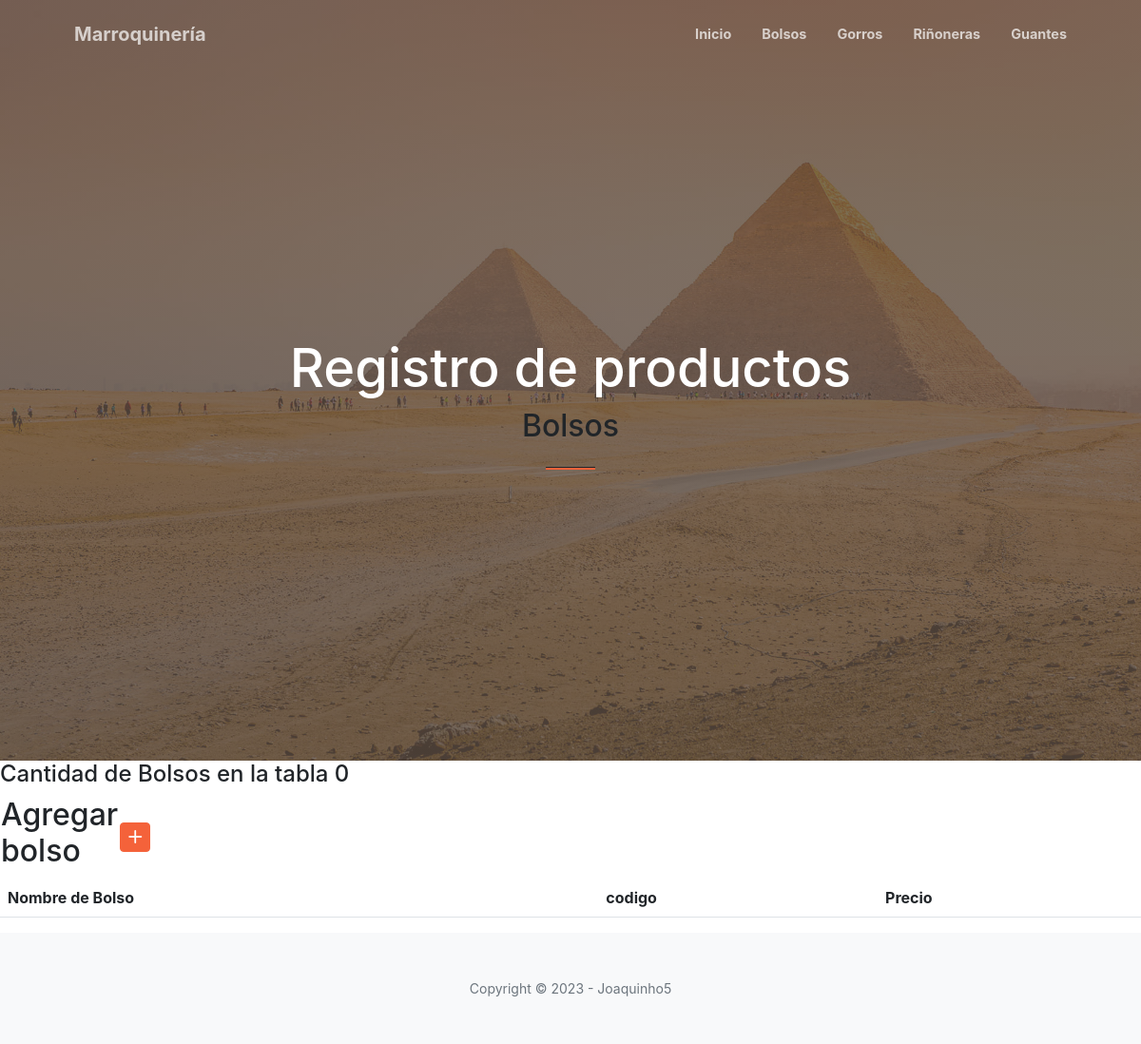
The page /bolsos/ on the database as committed earlier.
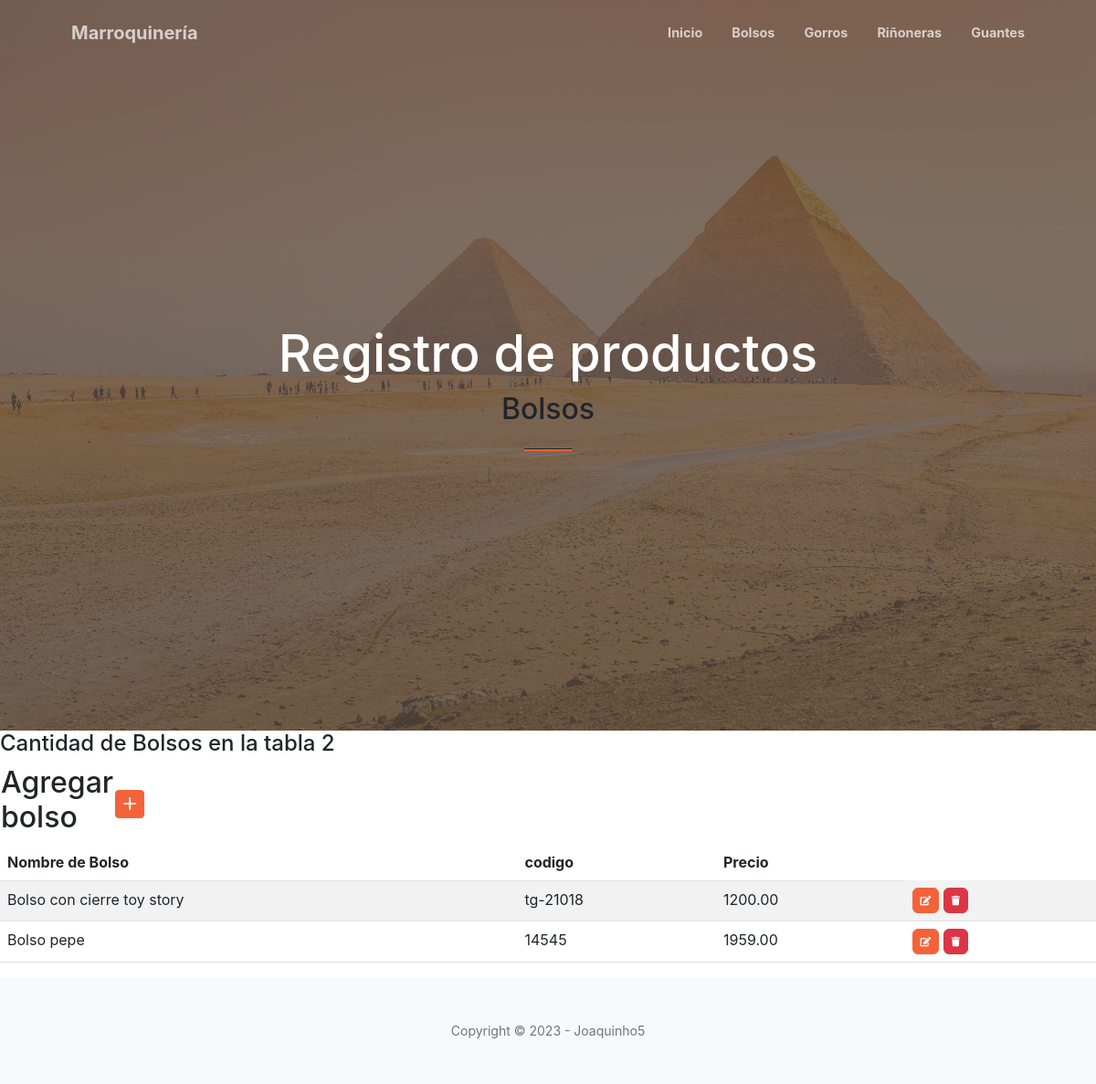
The same page on the database as committed later.
### aplicacion/models.py (models this page shows, shortened)
class Bolso(models.Model):
    nombre = models.CharField(max_length=200)
    codigo = models.CharField(max_length=200)
    precio = models.DecimalField(max_digits=10, decimal_places=2)

### aplicacion/views.py (the view)
# urls.py: path('bolsos/', bolso, name="bolso"),
def bolso(request):
    contexto = {'Bolsos': Bolso.objects.all()}
    return render(request, "aplicacion/bolso.html", contexto)

### aplicacion/templates/aplicacion/bolso.html
{% extends 'aplicacion/base.html' %}
{% load static %}
{% block titulo %}
    Bolsos
{% endblock titulo %}
{% block contenido %}
<h4>Cantidad de Bolsos en la tabla {{ Bolsos|length }}</h4>
<table>
    <tr>
        <td width="120"><h2>Agregar bolso</h2></td>
        <td>
            <a href="{% url 'createBolso' %}" class="btn btn-primary btn-sm">
                <i class="bi bi-plus-lg" title="New Record"></i>
            </a>
        </td>
    </tr>
</table>
<table class="table table-striped">
    <thead>
        <tr>
            <th>Nombre de Bolso</th>
            <th>codigo</th>
            <th>Precio</th>
        </tr>
    </thead>
    <tbody>
{% for g in Bolsos %}
        <tr>
            <td>{{ g.nombre }}</td>
            <td>{{ g.codigo }}</td>
            <td>{{ g.precio }}</td>
            <td>
                <a href="{% url 'updateBolso' g.id %}" class="btn btn-primary" style="--bs-btn-padding-y: .25rem; --bs-btn-padding-x: .5rem; --bs-btn-font-size: .75rem;">
                    <i class="fas fa-edit fa-sm" title="Edit Record"></i>
                </a>
                <a href="{% url 'deleteBolso' g.id %}" class="btn btn-danger" style="--bs-btn-padding-y: .25rem; --bs-btn-padding-x: .5rem; --bs-btn-font-size: .75rem;">
                    <i class="fas fa-trash fa-sm" title="Delete Record"></i>
                </a>
            </td>
        </tr>
{% endfor %}
    </tbody>
</table>
{% endblock contenido %}

Rows that differ between the two databases and show on the page:
added Bolso: nombre "Bolso con cierre toy story", codigo "tg-21018", precio "1200.00"
added Bolso: nombre "Bolso pepe", codigo "14545", precio "1959.00"
Other text that changed with them:
{{ Bolsos|length }}: "0" → "2"
